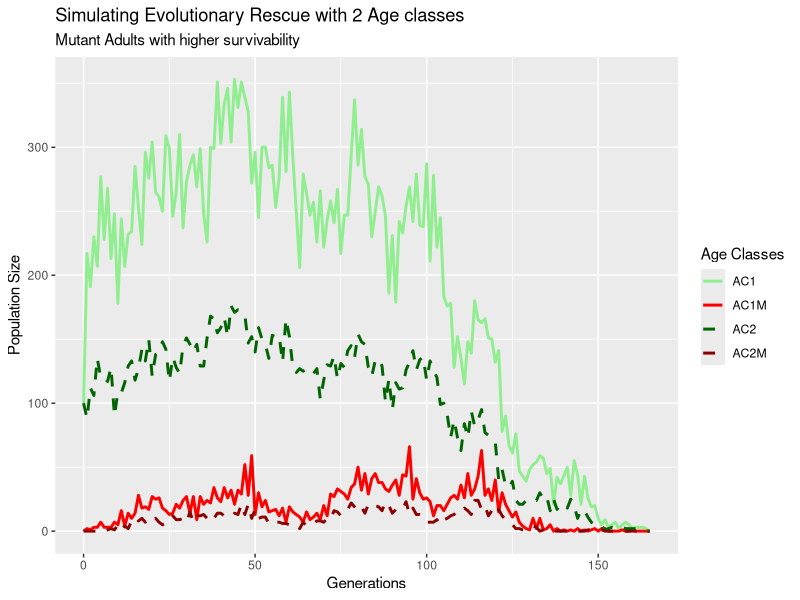
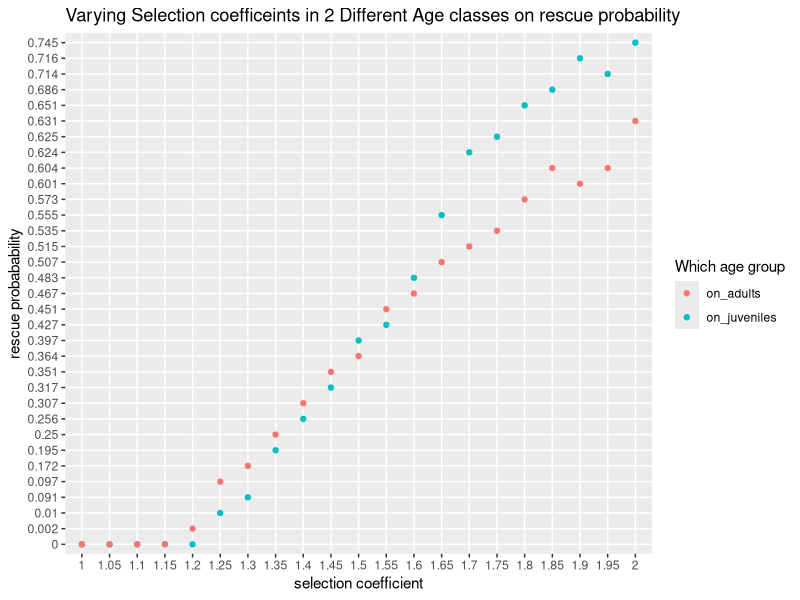

Write the R code that produced these figures, in order.
## ---- chunk 1
# create function to simulate 1 generation
simulate_one_gen <- function(N_j0, N_a0,N_j0M, N_a0M, R_a, R_aM, S_j, S_jM, S_a, S_aM, mu){
  N_a0 <- max(N_a0, 0) #number of initial adult individuals. 
  New_jtM <- max(rpois(1, N_a0 * mu * R_a),0) 
  N_jt <- max(rpois(1, R_a * N_a0) - New_jtM, 0) #calculating number of WT juvenile individuals.
  
  N_at <- max(rpois(1, S_j * N_j0 + S_a * N_a0),0) #calculating number of adult individuals
  
  
  N_jtM <- max(rpois(1, N_a0M * R_aM) + New_jtM,0) # calculating number of Mutant juveniles
  N_atM <- max(rpois(1, N_j0M * S_jM + S_aM * N_a0M),0) # calculating number of Mutant adults
  
  return(c(N_jt, N_at, N_jtM, N_atM))
}

## ---- chunk 2
simulate_pop <- function(N_j0, N_a0,N_j0M, N_a0M, R_a, R_aM, S_j, S_jM, S_a, S_aM, mu, t_max) {
   # Create the vector in which to save the results
  pop_vector <- c(N_j0, N_a0, N_j0M, N_a0M) 
  # initiate the variables
  pop_new <- c(N_j0, N_a0, N_j0M, N_a0M)
  
  # run the simulation until generation t_max
  for (i in 1:t_max+1) {
    # redefine the current population one generation later
    pop_new <- simulate_one_gen(pop_new[1],pop_new[2],pop_new[3],pop_new[4], R_a,R_aM, S_j, S_jM, S_a, S_aM, mu)
    
    # add the new population sizes to the output vector
    pop_vector <- rbind(pop_vector,pop_new)
    # condition to stop the simulation before t_max: either the population exceeds 1.5 times the original population size, or it goes extinct
    if ( (pop_new[1]+pop_new[2]+ pop_new[3]+pop_new[4] >=10*(N_j0+ N_a0 + N_j0M+ N_a0M)) | (pop_new[1]+pop_new[2]+ pop_new[3]+pop_new[4]==0)) break }
  
  # add row and column names
  colnames(pop_vector) <- c("AC1", "AC2", "AC1M", "AC2M")
  rownames(pop_vector) <- (0:t_max)[1:length(pop_vector[,1])]
  
  return(pop_vector)
}
print(tail(simulate_pop(100, 100, 0,0, 2.5,2.5, 0.2,0.2, 0.6,0.6, 0.001, 1500)))


 
## ---- chunk 3
install.packages("dplyr")
install.packages("tidyr")
install.packages("ggplot2")
## ---- chunk 4


library(ggplot2)
library(dplyr)
library(tidyr)

# having the simulation set as a variable
sim_data <- simulate_pop(100, 100, 0, 0, 2,2, 0.2, 0.2, 0.6, 0.6, 0.01, 1500)

#Convert matrix to Dataframe to help analysis
df <- as.data.frame(sim_data)

# these steps were generated using ai help: The rownames are the Generation numbers. Let's make them a proper column.
df$Generation <- as.numeric(rownames(df))

# Reshape from Wide to Long format for ggplot
# This creates a column "Age_Class" (AC1, AC2, etc.) and "Population_Size". 

#pivot_longer syntaxc first define what data you are looking at. here we are looking at df our data frame. cols defines which columns to convert into the long format. we want to convert our Age class collumns into long format. names_to defines what the new column name should be. 

df_long <- pivot_longer(
  df, 
  cols = c("AC1", "AC2", "AC1M", "AC2M"), 
  names_to = "Age_Class", 
  values_to = "Population_Size"
)


print(df_long)

ggplot(df_long, aes(x = Generation, y = Population_Size, color = Age_Class, linetype = Age_Class)) +
  geom_line(linewidth = 1) +
  scale_color_manual(values = c(
    "AC1" = "lightgreen",
    "AC2" = "darkgreen",
    "AC1M" = "red",
    "AC2M" = "darkred")) +
  labs(title = "Simulating Evolutionary Rescue with 2 Age classes", subtitle = "Mutant Adults with higher survivability" , x = "Generations", y = "Population Size", color = "Age Classes", linetype = "Age Classes")+
  scale_linetype_manual(values = c(
    "AC1" = 1,
    "AC1M" = 1,
    "AC2" = 2,
    "AC2M" = 2))
  


## ---- chunk 5
#N_j0, N_a0,N_j0M, N_a0M, R_a, R_aM, S_j, S_jM, S_a, S_aM, mu, t_max
# set some parameters to fixed values
N_j0 <- 50
N_a0 <- 50
N_j0M <- 0
N_a0M <- 0
R_a <- 2
R_aM <- 2
mu <- 0.01
t_max <- 1000




# determine how often to run the simulation for each set of parameters
no_replicates <- 1000

# initialize data table - where to collect the results
data_table <- c()

# Doing a parameter sweep
for (selection_on_jM in c(TRUE,FALSE)){
  for (s_coeff in seq(1, 2, 0.05)){
    S_j <- 0.2
    S_jM <- S_j * ifelse(selection_on_jM, s_coeff, 1)
    S_a <- 0.5
    S_aM <- S_a * ifelse(selection_on_jM, 1, s_coeff)
    
   
    i<-1
    repeat {
      # increase counter by one
      i<-i+1
      # run the simulation once
      one_run <- simulate_pop(N_j0, N_a0,N_j0M, N_a0M, R_a, R_aM, S_j, S_jM, S_a, S_aM, mu, t_max)
      # determine total population sizes
      total_size <- one_run[,1]+one_run[,2] +one_run[,3]+one_run[,4]
      # determine minimum population size
      min_size <- min(total_size)
      # determine (first) generation at which this population size occurred
      min_gen <- as.numeric(which(total_size==min_size)[1])
      # enter the data into the table
      data_table <- rbind(data_table,c(s_coeff,ifelse(selection_on_jM, "on_juveniles", "on_adults"),min_gen,min_size)) # note that we add the varying parameters (decay rate and selection coefficient) to the table too
      # stop the repeated computation after no_replicates times
      if(i>no_replicates) break
    }
  }  
}
 
# define column names of data table
colnames(data_table) <- c("s_coeff","ac_s","min_gen","no_min")
# show the first lines of the output





#define WT leslie matrix and get growth-rate

l_matrix_WT <- matrix(c(
  0, R_a,
  S_j, S_a
), nrow = 2, byrow = TRUE)

all_eigen <- eigen(l_matrix_WT)
growth_rate_WT <- max(Re(all_eigen$values))
l_matrix_WT
growth_rate_WT

# define WT leslie matrix and get growth-rate
l_matrix_Mut <- matrix(c(
  0, R_aM,
  S_jM, S_aM
), nrow = 2, byrow = TRUE)

all_eigen <- eigen(l_matrix_Mut)
growth_rate_Mut <- max(Re(all_eigen$values))
l_matrix_Mut
growth_rate_Mut

#making the matrix a table and making some values numeric to be able to calculate with them
df <- as.data.frame(data_table)
df$s_coeff <- as.numeric(df$s_coeff)
df$min_gen <- as.numeric(df$min_gen)
df$no_min <- as.numeric(df$no_min)

df$rescued <- df$no_min != 0

#try if the basic principle of gettint the resque-probability works
df_filter <- df[df$s_coeff == 1 & df$ac_s == "on_juv",]
print(mean(df_filter$rescued))

#creating a empty table to put the stuff to plot in
plot_table <- c()
for(x in unique(df$ac_s)){
 for(s in unique(df$s_coeff)){
  df_filter <- df[df$s_coeff == s & df$ac_s == x,]
  plot_table <- rbind(plot_table, c(mean(df_filter$rescued), x, s))
 } 
}

colnames(plot_table) <- c("resque prob.","ac_s","s_coeff")


## ---- chunk 6
library(ggplot2)
library(dplyr)
library(tidyr)
plot_table_analyze <- as.data.frame(plot_table)



ggplot(plot_table, aes(x = s_coeff , y = `resque prob.` , color = ac_s)) +
  geom_point()+
  labs(x = "selection coefficient", y = "rescue probabability", title = "Varying Selection coefficeints in 2 Different Age classes on rescue probability", color = "Which age group")






## ---- chunk 7
# --- 1. BASE PARAMETERS ---
N_j0 <- 50
N_a0 <- 50
N_j0M <- 0
N_a0M <- 0
R_a <- 2
mu <- 0.01
t_max <- 1000
S_j <- 0.4
S_a <- 0.6

# Parameters to sweep
selection_survival <- c(1.25, 1.5, 1.75)
selection_reproduction <- c(1.1, 1.2, 1.3)

# Simulation repetitions
no_replicates <- 100

#data table initializing
data_table <- c()

# loop over reproduction selection
for (repro_val in selection_reproduction) {
  
  # loop over survival selection
  for (surv_val in selection_survival) {
    
    # Calculate modified rates based on current loop values
    current_R_aM <- R_a * repro_val
    current_S_aM <- S_j * surv_val
    current_S_jM <- S_a * surv_val
    
    # reset counter for replicates
    i <- 1
    
    repeat {
      # run the simulation once with the modified parameters
      one_run <- simulate_pop(N_j0, N_a0, N_j0M, N_a0M, 
                              R_a, current_R_aM, 
                              S_j, current_S_jM, 
                              S_a, current_S_aM, 
                              mu, t_max)
      
      # determine total population sizes
      total_size <- one_run[,1] + one_run[,2] + one_run[,3] + one_run[,4]
      
      # determine minimum population size
      min_size <- min(total_size)
      
      # determine (first) generation at which this population size occurred
      min_gen <- as.numeric(which(total_size == min_size)[1])
      
      # Check if population went extinct (1 = yes, 0 = no)
      went_extinct <- ifelse(tail(total_size, 1) == 0, 1, 0)
      
      # enter the data into the table
      data_table <- rbind(data_table, c(repro_val, surv_val, min_gen, min_size, went_extinct))
      
      # stop the repeated computation after no_replicates times
      if (i >= no_replicates) break
      
      # increase counter by one
      i <- i + 1
    }
  }
}

# define column names of data table
colnames(data_table) <- c("repro_multiplier", "surv_multiplier", "min_gen", "min_size", "extinct")

# Convert to data frame
data_table_analysis <- as.data.frame(data_table)

# show the first lines of the output
print((data_table_analysis))


library(dplyr)
summary_table <- data_table_analysis %>%
  group_by(repro_multiplier, surv_multiplier) %>%
  summarize(
    probability_survival = 1 - mean(extinct),
    avg_rescue_speed = mean(min_gen),
    avg_min_population = mean(min_size)
  )

print(summary_table)

print("hello")
